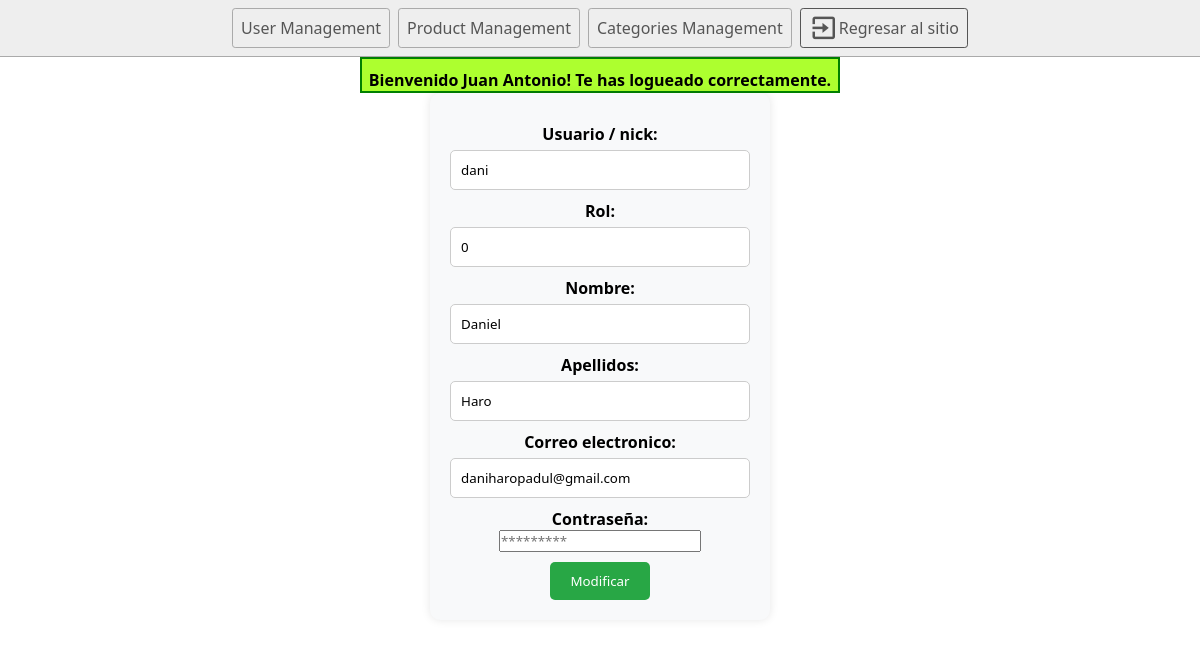
Page /adminZone/user_modify.php?id=2 (signed in) on the committed database.
### tables this page shows
CREATE TABLE `db_admin_navbar_menus` (
  `var_menu_id` int(11) NOT NULL,
  `var_menu_name` varchar(100) NOT NULL,
  `var_menu_href` varchar(100) DEFAULT NULL,
  `var_has_submenu` tinyint(1) DEFAULT NULL,
  `var_is_submenu` tinyint(1) DEFAULT NULL,
  `var_menu_parent` int(11) DEFAULT NULL,
  `var_role` smallint(6) NOT NULL COMMENT 'Specifies the minimum role required.'
);

CREATE TABLE `db_users` (
  `user_id` int(11) NOT NULL,
  `user_email` varchar(100) NOT NULL,
  `user_password` varchar(70) NOT NULL,
  `user_nickname` varchar(20) NOT NULL,
  `user_role` tinyint(4) NOT NULL COMMENT '# 4 -> supAdmin\r\n# 3 -> softAdmin\r\n#2 ->shopManager\r\n#1 -> blogManager\r\n#0 -> user',
  `user_name` varchar(100) DEFAULT NULL,
  `user_surname` varchar(100) DEFAULT NULL
);

### inc/modules/database/db_connect.php (called while the page is built)
<?php
function db()
{
    $db_user = "root";
    $db_password = "nerja123";
    $db_host = "db";
    $db_name = "proyectodef";
    $pdo_string = "mysql:dbname=$db_name;host=$db_host";
    try {
        return new PDO($pdo_string, $db_user, $db_password);
    } catch (PDOException $e) {
        echo "<div class='error'>Error on the database connection. :( </div><br> ";
        echo "Details: " . $e->getMessage();
    }
}

### adminZone/inc/modules/user_modify/inc_get_users.php (called while the page is built, shortened)
<?
function getUser($user_id){
    $query = "SELECT * FROM db_users WHERE user_id = :user_id";
    $preQuery = db()->prepare($query);
    $preQuery->bindParam(":user_id",$user_id);
    $preQuery->execute();
    if($preQuery->rowCount() == 1){
        return $preQuery->fetchAll(PDO::FETCH_ASSOC)[0];
    }
    return false;
}

### adminZone/inc/sections/modify_user.php (the view, shortened to what this page needs)
<main>
    <div class="fieldsContainer">
        <form action="<?= $_SERVER['PHP_SELF'] ?>" method="post">
            <span>Usuario / nick:</span>
            <input type="text" name="username" id="username" value="<?=$user_data["user_nickname"]?>">
            <span>Rol:</span>
            <input type="text" name="role" id="role" value="<?=$user_data["user_role"]?>">
            <span>Nombre:</span>
            <input type="text" name="name" id="name" value="<?=$user_data["user_name"]?>" >
            <span>Apellidos:</span>
            <input type="text" name="surname" id="surname" value="<?=$user_data["user_surname"]?>">
            <span>Correo electronico:</span>
            <input type="text" name="mail" id="mail" value="<?=$user_data["user_email"]?>">
            <span>Contraseña:</span>
            <input type="password" name="password" id="password" placeholder="*********">
            <button type="submit" id="regButton" class="formBtn">Modificar</button>
        </form>
    </div>
</main>

### adminZone/inc/modules/site_identity/inc_admin_nav.php (shortened to what this page needs)
<?
function insertNavBarMenu(){
    $menuItems = getMenuItems();
    foreach($menuItems as $item){
       echo "<a class='buttonOne' href='".$item[2]."'>".$item[1]."</a>";
    }
}
function getMenuItems(){
    $query = "SELECT * FROM db_admin_navbar_menus";
    $preQuery = db()->prepare($query);
    $preQuery->execute();
    return $preQuery->fetchAll();
}
?>

### adminZone/inc/styles/main_style_admin.css (style rules this page uses)
* { box-sizing: border-box; font-family: system-ui, -apple-system, BlinkMacSystemFont, 'Segoe UI', Roboto, Oxygen, Ubuntu, Cantarell, 'Open Sans', 'Helvetica Neue', sans-serif; margin: 0; padding: 0; }
html, body { height: 100%; }
.buttonOne { border: solid 1px #aaa; border-radius: 0.2rem; color: #555; display: inline-block; min-width: 9rem; padding: 0.5rem; text-align: center; text-decoration: none; }
.fieldsContainer { display: flex; flex-direction: column; align-items: center; margin-top: 20px; }
form { display: flex; flex-direction: column; align-items: center; }
span { font-weight: bold; margin-top: 10px; }
input[type="text"], textarea, input[type="file"], input[type="number"], select { width: 300px; padding: 10px; margin-top: 5px; border: 1px solid #ccc; border-radius: 5px; }
button { padding: 10px 20px; margin-top: 10px; background-color: #007bff; color: #fff; border: none; border-radius: 5px; cursor: pointer; }
#regButton { background-color: #28a745; }
.fieldsContainer { background-color: #f8f9fa; padding: 20px; border-radius: 10px; box-shadow: 0 0 10px rgba(0, 0, 0, 0.1); }
input[type="text"], textarea, input[type="file"], input[type="number"], select { background-color: #fff; transition: border-color 0.3s ease-in-out; }
button { transition: background-color 0.3s ease-in-out; }

### adminZone/inc/styles/user_modify_form.css (style rules this page uses)
.fieldsContainer > form { display: flex; flex-direction: column; }
.fieldsContainer { width: fit-content; margin: auto; }

### rows in the picture
db_admin_navbar_menus: var_menu_name "User Management"
db_admin_navbar_menus: var_menu_name "Product Management"
db_admin_navbar_menus: var_menu_name "Categories Management"
db_users: username "dani", role "0", name "Daniel", surname "Haro", mail "daniharopadul@gmail.com"

### other values in the picture
$message[0] "Bienvenido Juan Antonio! Te has logueado correctamente."
